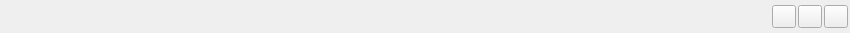
<?xml version="1.0" encoding="UTF-8"?>
<ui version="4.0">
 <class>CMenuBar</class>
 <widget class="QWidget" name="CMenuBar">
  <property name="geometry">
   <rect>
    <x>0</x>
    <y>0</y>
    <width>850</width>
    <height>33</height>
   </rect>
  </property>
  <property name="sizePolicy">
   <sizepolicy hsizetype="Expanding" vsizetype="Fixed">
    <horstretch>0</horstretch>
    <verstretch>0</verstretch>
   </sizepolicy>
  </property>
  <property name="windowTitle">
   <string>Form</string>
  </property>
  <layout class="QHBoxLayout" name="horizontalLayout">
   <property name="spacing">
    <number>2</number>
   </property>
   <property name="leftMargin">
    <number>2</number>
   </property>
   <property name="topMargin">
    <number>2</number>
   </property>
   <property name="rightMargin">
    <number>2</number>
   </property>
   <property name="bottomMargin">
    <number>2</number>
   </property>
   <item>
    <widget class="QToolButton" name="toolButtonMenuIcon">
     <property name="text">
      <string/>
     </property>
     <property name="icon">
      <iconset resource="../../resource.qrc">
       <normaloff>:/images/resource/images/configurator.ico</normaloff>:/images/resource/images/configurator.ico</iconset>
     </property>
     <property name="popupMode">
      <enum>QToolButton::InstantPopup</enum>
     </property>
     <property name="autoRaise">
      <bool>true</bool>
     </property>
    </widget>
   </item>
   <item>
    <widget class="QToolButton" name="toolButtonMinimizeTabMenu">
     <property name="minimumSize">
      <size>
       <width>28</width>
       <height>28</height>
      </size>
     </property>
     <property name="toolTip">
      <string>Другие кнопки</string>
     </property>
     <property name="text">
      <string/>
     </property>
     <property name="icon">
      <iconset resource="../../resource.qrc">
       <normaloff>:/images/resource/images/down_indicator.png</normaloff>:/images/resource/images/down_indicator.png</iconset>
     </property>
     <property name="iconSize">
      <size>
       <width>7</width>
       <height>7</height>
      </size>
     </property>
     <property name="shortcut">
      <string>Ctrl+S</string>
     </property>
     <property name="popupMode">
      <enum>QToolButton::InstantPopup</enum>
     </property>
     <property name="autoRaise">
      <bool>true</bool>
     </property>
    </widget>
   </item>
   <item>
    <widget class="QLabel" name="labelTitleProgram">
     <property name="text">
      <string/>
     </property>
     <property name="scaledContents">
      <bool>true</bool>
     </property>
    </widget>
   </item>
   <item>
    <spacer name="horizontalSpacer">
     <property name="orientation">
      <enum>Qt::Horizontal</enum>
     </property>
     <property name="sizeHint" stdset="0">
      <size>
       <width>725</width>
       <height>20</height>
      </size>
     </property>
    </spacer>
   </item>
   <item>
    <widget class="QToolButton" name="toolButtonMinimizeWindow">
     <property name="icon">
      <iconset resource="../../resource.qrc">
       <normaloff>:/images/resource/images/minimize.png</normaloff>:/images/resource/images/minimize.png</iconset>
     </property>
    </widget>
   </item>
   <item>
    <widget class="QToolButton" name="toolButtonExpandWindow">
     <property name="icon">
      <iconset resource="../../resource.qrc">
       <normaloff>:/images/resource/images/expanded.png</normaloff>:/images/resource/images/expanded.png</iconset>
     </property>
    </widget>
   </item>
   <item>
    <widget class="QToolButton" name="toolButtonCloseWindow">
     <property name="icon">
      <iconset resource="../../resource.qrc">
       <normaloff>:/images/resource/images/close.png</normaloff>:/images/resource/images/close.png</iconset>
     </property>
    </widget>
   </item>
  </layout>
 </widget>
 <resources>
  <include location="../../resource.qrc"/>
 </resources>
 <connections/>
</ui>
